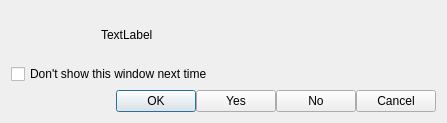
<?xml version="1.0" encoding="UTF-8"?>
<ui version="4.0">
 <class>MessageBox</class>
 <widget class="QDialog" name="MessageBox">
  <property name="geometry">
   <rect>
    <x>0</x>
    <y>0</y>
    <width>447</width>
    <height>123</height>
   </rect>
  </property>
  <property name="windowTitle">
   <string>Dialog</string>
  </property>
  <layout class="QVBoxLayout" name="verticalLayout">
   <item>
    <layout class="QHBoxLayout" name="horizontalLayout">
     <property name="spacing">
      <number>0</number>
     </property>
     <item>
      <widget class="QLabel" name="label_2">
       <property name="minimumSize">
        <size>
         <width>90</width>
         <height>0</height>
        </size>
       </property>
       <property name="maximumSize">
        <size>
         <width>90</width>
         <height>16777215</height>
        </size>
       </property>
       <property name="text">
        <string/>
       </property>
      </widget>
     </item>
     <item>
      <widget class="QLabel" name="label">
       <property name="text">
        <string>TextLabel</string>
       </property>
       <property name="wordWrap">
        <bool>true</bool>
       </property>
      </widget>
     </item>
    </layout>
   </item>
   <item>
    <widget class="QCheckBox" name="checkBox">
     <property name="text">
      <string>Don't show this window next time</string>
     </property>
    </widget>
   </item>
   <item>
    <layout class="QHBoxLayout" name="horizontalLayout_2">
     <property name="spacing">
      <number>0</number>
     </property>
     <item>
      <spacer name="horizontalSpacer">
       <property name="orientation">
        <enum>Qt::Horizontal</enum>
       </property>
       <property name="sizeHint" stdset="0">
        <size>
         <width>40</width>
         <height>20</height>
        </size>
       </property>
      </spacer>
     </item>
     <item>
      <widget class="QPushButton" name="pushOK">
       <property name="text">
        <string>OK</string>
       </property>
      </widget>
     </item>
     <item>
      <widget class="QPushButton" name="pushYES">
       <property name="text">
        <string>Yes</string>
       </property>
      </widget>
     </item>
     <item>
      <widget class="QPushButton" name="pushNO">
       <property name="text">
        <string>No</string>
       </property>
      </widget>
     </item>
     <item>
      <widget class="QPushButton" name="pushCancel">
       <property name="text">
        <string>Cancel</string>
       </property>
      </widget>
     </item>
    </layout>
   </item>
  </layout>
 </widget>
 <resources/>
 <connections/>
</ui>
